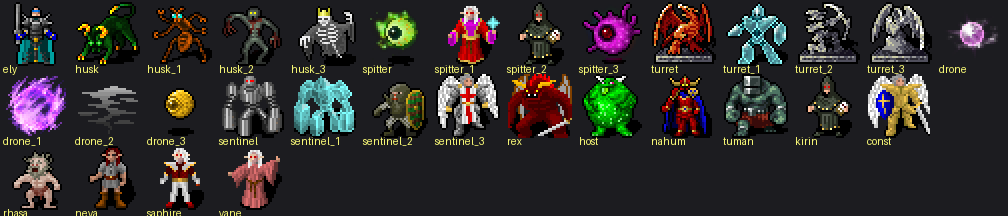

Write Python code to recreate this figure.
from PIL import Image
import json, os
OUT = "../art"
m = json.load(open(OUT+"/manifest.json"))
# show: ely composite, one frame of each enemy kind skin, bosses, npcs
keys = ["ely","husk","husk_1","husk_2","husk_3","spitter","spitter_1","spitter_2","spitter_3",
        "turret","turret_1","turret_2","turret_3","drone","drone_1","drone_2","drone_3",
        "sentinel","sentinel_1","sentinel_2","sentinel_3","rex","host","nahum","tuman","kirin","const"]
cell, cols = 72, 14
rows = (len(keys)+cols-1)//cols + 1
img = Image.new("RGB", (cols*cell, rows*cell), (28,28,32))
from PIL import ImageDraw
d = ImageDraw.Draw(img)
names = []
i = 0
for k in keys:
    f = m["frames"].get(k,{}).get("idle",[None])[0]
    if f:
        im = Image.open(OUT+"/"+f.split("/")[-1]).convert("RGBA")
        x,y = (i%cols)*cell,(i//cols)*cell
        img.paste(im,(x+4,y+2),im)
        d.text((x+3,y+cell-9), k[:11], fill=(255,255,120))
    i += 1
# npc row
for j,nid in enumerate(["rhasa","neva","saphire","vane"]):
    im = Image.open(OUT+f"/npc2_{nid}.png").convert("RGBA")
    x,y = j*cell, rows-1
    img.paste(im,(x+4,y*cell+2),im)
    d.text((x+3,y*cell+cell-9), nid, fill=(255,255,120))
img.save("view_actors.png")
print("ok")
